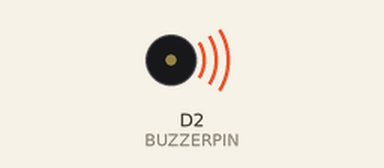
Simulated run of this sketch. Board: ESP8266 (NodeMCU). Shown: buzzer (waves = sounding).

Above: at 0.2 s.
Timing chart, 0 to 3.5 s (numbered marks = the images above):
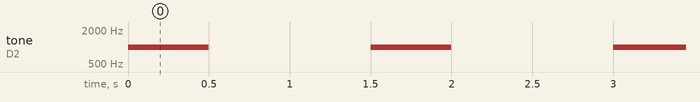

Measured:
- by itself, tone on D2 (BUZZERPIN): alternates 1000 Hz for 0.50 s and silent for 1.0 s

The sketch:

TTSIoT_Class4_Buzzer.ino
```cpp
//TTSEP IoT Class 4
//Plug buzzer into D2 on the dev board

// name the pins
#define BUZZERPIN D2

// This routine runs only once upon reset
void setup()
{
  pinMode(BUZZERPIN, OUTPUT);                         // set user key pin as input

}
// This routine loops forever


void loop()
{
    tone(BUZZERPIN, 1000); // Send 1KHz sound signal...
    delay(500);
    noTone(BUZZERPIN);     // Stop sound...
    delay(1000);

}
```
